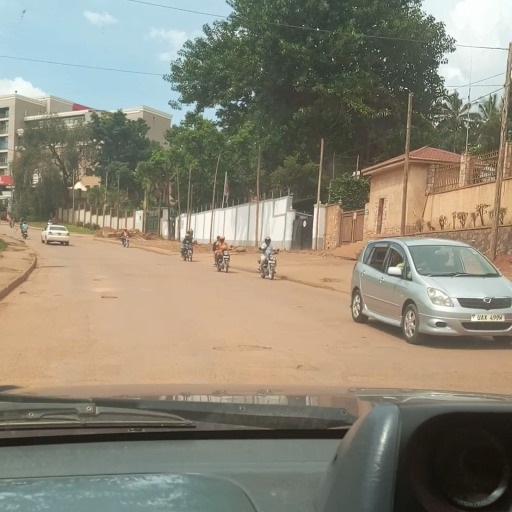
#> input picture pothole 3.jpg, 512 x 512 px
$ python matplot.py
#> lines starting #> are read from the running program, lines starting #| are printed output that depends on the picture
import matplotlib.pyplot as plt
import matplotlib.patches as patches
from PIL import Image
import numpy as np

# Plotting the bounding boxes by manually placing in the coordinates gotten from the json file

im = np.array(Image.open('pothole 3.jpg'), dtype=np.uint8)
#> im is the input picture: shape (512, 512, 3); mean R, G, B 140.1, 134.9, 118.7

# Create figure and axes
fig,ax = plt.subplots(1)

# Display the image
ax.imshow(im)
#Coordinates had to be interchanged from those in label box due to different coordinate systems, top to left, left to top, height to width and width to height.
# Create a Rectangle patch
rect1 = patches.Rectangle((209,337),69,19,linewidth=1,edgecolor='r',facecolor='none')
rect2 = patches.Rectangle((293,356),33,21,linewidth=1,edgecolor='r',facecolor='none')
rect3 = patches.Rectangle((93,291),10,19,linewidth=1,edgecolor='r',facecolor='none')
rect4 = patches.Rectangle((52,290),14,9,linewidth=1,edgecolor='r',facecolor='none')
rect5 = patches.Rectangle((18,289),12,7,linewidth=1,edgecolor='r',facecolor='none')
rect6 = patches.Rectangle((40,264),34,5,linewidth=1,edgecolor='r',facecolor='none')
rect7 = patches.Rectangle((92,276),12,7,linewidth=1,edgecolor='r',facecolor='none')

# Add the patch to the Axes
ax.add_patch(rect1)
ax.add_patch(rect2)
ax.add_patch(rect3)
ax.add_patch(rect4)
ax.add_patch(rect5)
ax.add_patch(rect6)
ax.add_patch(rect7)

plt.show()
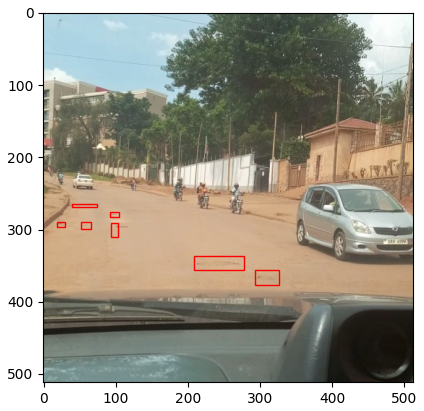
#> figure drawn by matplotlib, 1 panel
